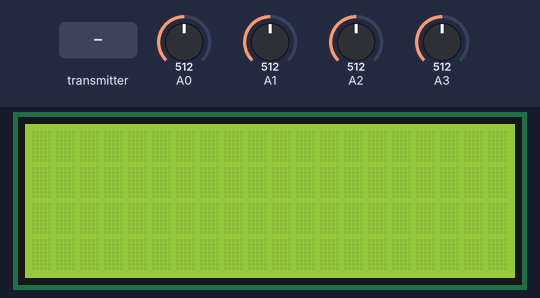
Simulated run of this sketch. Board: Arduino Uno, built with avr-gcc and run on an emulated ATmega328P. Parts: 20×4 character LCD. The inputs (shaded band) are chosen by the test bench; at power-on: A0 = 512, A1 = 512, A2 = 512, A3 = 512. No radio packets arrive unless stated; what the sketch prints to the serial monitor is not drawn.

Above: at 1.2 s.
1.3 s: the transmitter starts sending j1PotX = 0
At 1.6 s:
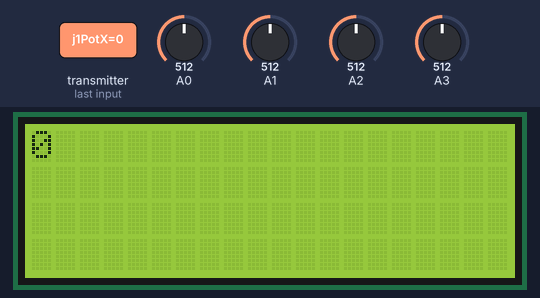
2.8 s: the transmitter starts sending j1PotY = 64
At 3.8 s:
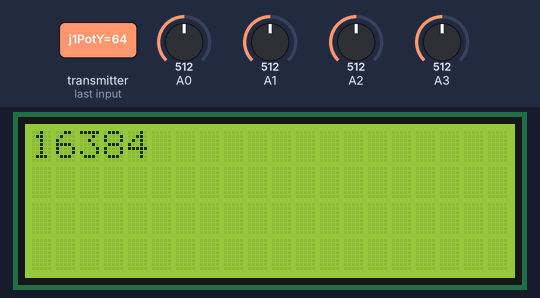
4.3 s: the transmitter starts sending j1PotX = 64
At 4.9 s:
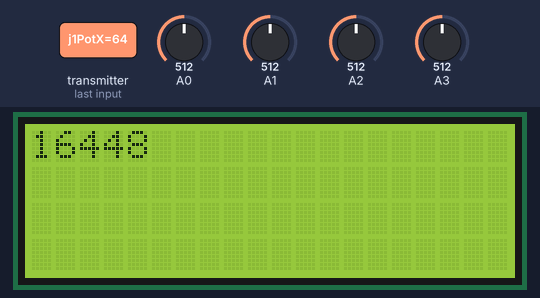
5.8 s: the transmitter starts sending j1PotY = 0
At 6.1 s:
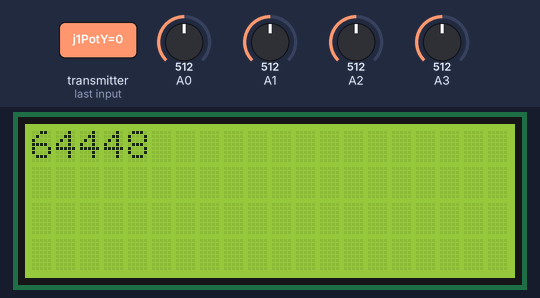
Timing chart, 0 to 8.3 s (numbered marks = the images above; inputs shaded):
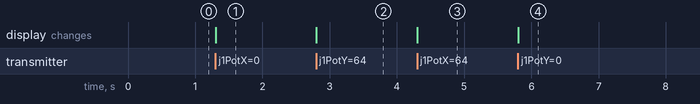

Measured:
- after the input at 1.3 s, the display: changes at once (image 1)
- after the input at 2.8 s, the display: changes at once (image 2)
- after the input at 4.3 s, the display: changes at once (image 3)
- after the input at 5.8 s, the display: changes at once (image 4)

The sketch:

nrf.ino
```cpp
 #include<LiquidCrystal.h>
#include<SPI.h>
#include<nRF24L01.h>
#include <RF24.h>
LiquidCrystal LCD(6,7,5,3,4,2);
RF24 radio (9,10); //CNS,CE Pins
const byte addresses[][6] = {"00001","00002"};
struct Data_Package {
  byte j1PotX;
  byte j1PotY;
  byte j2PotX;
  byte j2PotY;
};

Data_Package data; //Create a variable with the above structure

void setup() {
    pinMode(A0,INPUT);
    pinMode(A1,INPUT);
    pinMode(A2,INPUT);
    pinMode(A3,INPUT);

    LCD.begin(20,4);
    Serial.begin(9600);
    radio.begin();
    radio.openWritingPipe(addresses[0]);
    radio.openReadingPipe(1,addresses[1]);
    radio.setPALevel(RF24_PA_MIN);
}

void loop() {
  delay(5);
  radio.startListening();
  if(radio.available()){
    while(radio.available()){
      int data=0;
      radio.read(&data,sizeof(data));
      LCD.setCursor(0,0);
      LCD.print(data);
    }
    delay(5);
    radio.stopListening();
    data.j1PotX = map(analogRead(A1), 0, 1023, 0, 255); // Convert the analog read value from 0 to 1023 into a BYTE value from 0 to 255
    data.j1PotY = map(analogRead(A0), 0, 1023, 0, 255);
    data.j2PotX = map(analogRead(A2), 0, 1023, 0, 255);
    data.j2PotY = map(analogRead(A3), 0, 1023, 0, 255);
    radio.write(&data, sizeof(Data_Package));
    Serial.println(data.j1PotX);

  }

}
```
